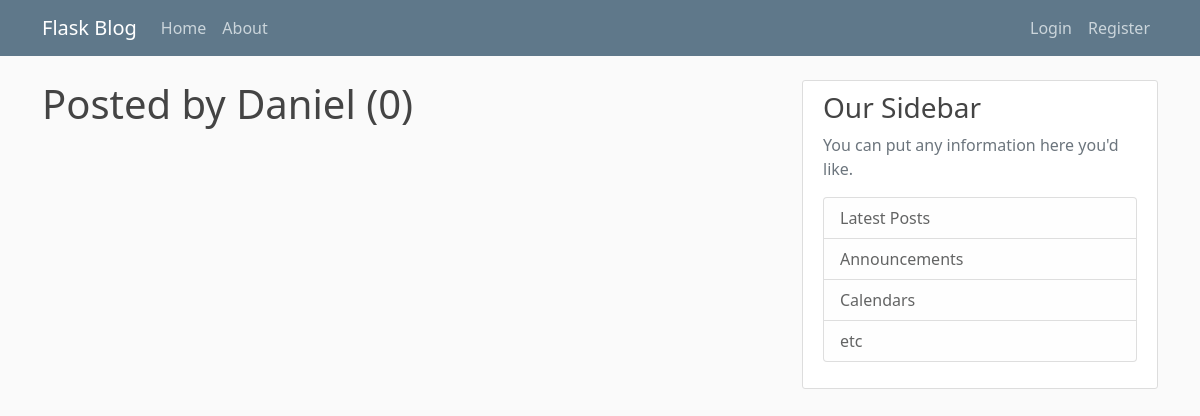
Page /home/user/Daniel on the earlier database version.
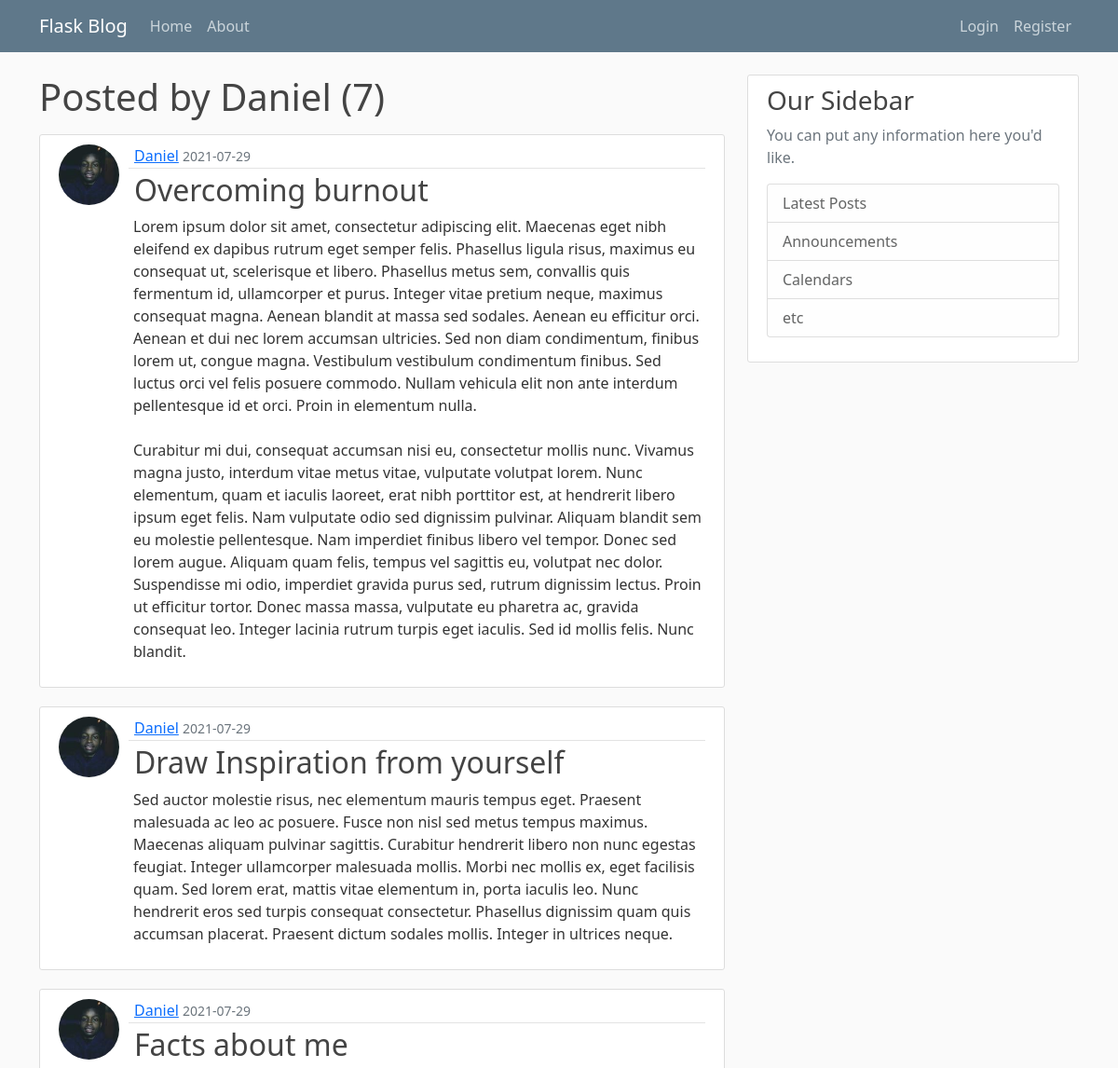
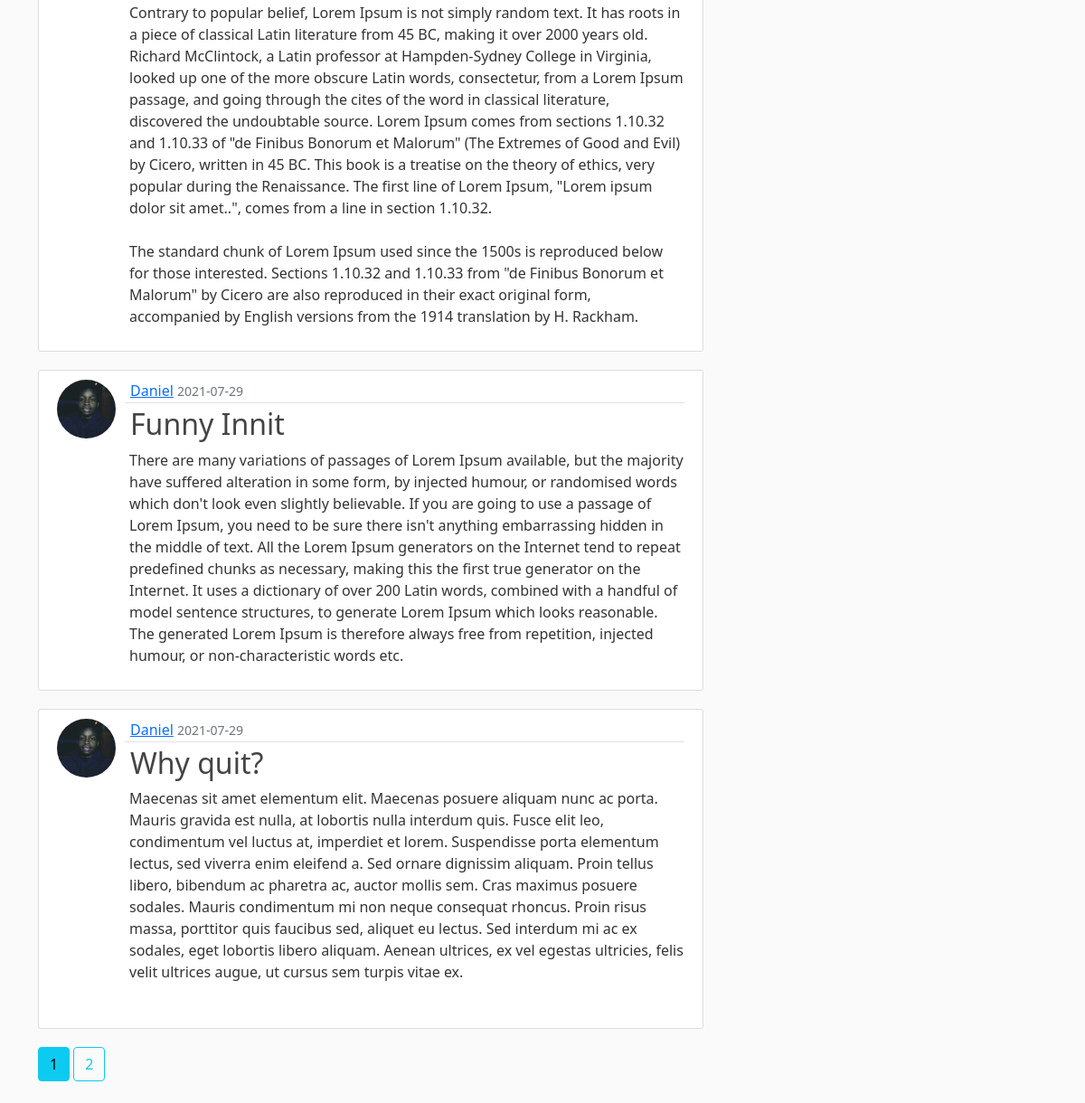
Same page on the later database version (2 pictures, top to bottom).
### flaskblog/models.py (models this page shows, shortened)
class Post(db.Model):
    id = db.Column(db.Integer, primary_key=True)
    title = db.Column(db.String(100),nullable=False)
    date_posted = db.Column(db.DateTime,nullable=False,default=datetime.utcnow)
    content = db.Column(db.Text,nullable=False)
    user_id = db.Column(db.Integer,db.ForeignKey('user.id'),nullable=False)

class User(db.Model,UserMixin):
    id = db.Column(db.Integer, primary_key=True)
    username = db.Column(db.String(15),unique=True,nullable=False)
    email = db.Column(db.String(120),unique=True,nullable=False)
    image_file = db.Column(db.String(20),nullable=False, default='default.jpg')
    password = db.Column(db.String(60),nullable=False)#hashing method to be used returns 60 characters
    posts = db.relationship('Post',backref='author',lazy=True)

### flaskblog/users/routes.py (the view)
@users.route("/home/user/<string:username>")
def user_post(username):
    page = request.args.get('page,1,type=int')
    user = User.query.filter_by(username=username).first_or_404()
    if user:
        posts = Post.query.filter_by(author=user).order_by(Post.date_posted.desc()).paginate(page=page,per_page=5)
    return render_template('user_posts.html',posts=posts,user=user)

### flaskblog/templates/user_posts.html
{%extends "layout.html"%}
{%block content%}
	<h1 class="mb-3">Posted by {{user.username}} ({{posts.total}})</h1>
	{%for post in posts.items %}
		<article class="media content-section">
		<img class="rounded-circle article-img" src="{{ url_for('static',filename='profile_pics/'+post.author.image_file) }}" ></img>
		  <div class="media-body">
		    <div class="article-metadata">
		      <a class="mr-2" href="{{url_for('users.user_post',username=post.author.username)}}">{{ post.author.username }}</a>
		      <small class="text-muted">{{ post.date_posted.strftime('%Y-%m-%d') }}</small>
		    </div>
		    <h2><a class="article-title" href="{{url_for('posts.post',post_id=post.id)}}">{{ post.title }}</a></h2>
		    <p class="article-content">{{ post.content }}</p>
		  </div>
		</article>
	{%endfor%}
	{% for page_num in posts.iter_pages()%}
		{% if page_num %}
			{%if posts.page == page_num%}
				<a class="btn btn-info mb-4" href="{{url_for('users.user_post',username=user.username,page=page_num)}}">{{page_num}}</a>
			{%else%}
				<a class="btn btn-outline-info mb-4" href="{{url_for('users.user_post',username=user.username,page=page_num)}}">{{page_num}}</a>
			{%endif%}
		{% else %}
			...
		{% endif %}
	{% endfor %}
{%endblock content%}

Differences in the rows shown:
added Post: image_file (picture), author.username "Daniel", date_posted "2021-07-29", title "Overcoming burnout", content "Lorem ipsum dolor sit amet, consectetur adipiscing elit. Maecenas eget nibh eleifend ex dapibus rutrum eget semper felis. Phasellus ligula risus, maximus eu consequat ut, scelerisque et libero. Phasellus metus sem, convallis quis fermentum id, ullamcorper et purus. Integer vitae pretium neque, maximus consequat magna. Aenean blandit at massa sed sodales. Aenean eu efficitur orci. Aenean et dui nec lorem accumsan ultricies. Sed non diam condimentum, finibus lorem ut, congue magna. Vestibulum vestibulum condimentum finibus. Sed luctus orci vel felis posuere commodo. Nullam vehicula elit non ante interdum pellentesque id et orci. Proin in elementum nulla. Curabitur mi dui, consequat accumsan…"
added Post: image_file (picture), author.username "Daniel", date_posted "2021-07-29", title "Draw Inspiration from yourself", content "Sed auctor molestie risus, nec elementum mauris tempus eget. Praesent malesuada ac leo ac posuere. Fusce non nisl sed metus tempus maximus. Maecenas aliquam pulvinar sagittis. Curabitur hendrerit libero non nunc egestas feugiat. Integer ullamcorper malesuada mollis. Morbi nec mollis ex, eget facilisis quam. Sed lorem erat, mattis vitae elementum in, porta iaculis leo. Nunc hendrerit eros sed turpis consequat consectetur. Phasellus dignissim quam quis accumsan placerat. Praesent dictum sodales mollis. Integer in ultrices neque."
added Post: image_file (picture), author.username "Daniel", date_posted "2021-07-29", title "Facts about me", content "Contrary to popular belief, Lorem Ipsum is not simply random text. It has roots in a piece of classical Latin literature from 45 BC, making it over 2000 years old. Richard McClintock, a Latin professor at Hampden-Sydney College in Virginia, looked up one of the more obscure Latin words, consectetur, from a Lorem Ipsum passage, and going through the cites of the word in classical literature, discovered the undoubtable source. Lorem Ipsum comes from sections 1.10.32 and 1.10.33 of \"de Finibus Bonorum et Malorum\" (The Extremes of Good and Evil) by Cicero, written in 45 BC. This book is a treatise on the theory of ethics, very popular during the Renaissance. The first line of Lorem Ipsum,…"
added Post: image_file (picture), author.username "Daniel", date_posted "2021-07-29", title "Funny Innit", content "There are many variations of passages of Lorem Ipsum available, but the majority have suffered alteration in some form, by injected humour, or randomised words which don't look even slightly believable. If you are going to use a passage of Lorem Ipsum, you need to be sure there isn't anything embarrassing hidden in the middle of text. All the Lorem Ipsum generators on the Internet tend to repeat predefined chunks as necessary, making this the first true generator on the Internet. It uses a dictionary of over 200 Latin words, combined with a handful of model sentence structures, to generate Lorem Ipsum which looks reasonable. The generated Lorem Ipsum is therefore always free from…"
added Post: image_file (picture), author.username "Daniel", date_posted "2021-07-29", title "Why quit?", content "Maecenas sit amet elementum elit. Maecenas posuere aliquam nunc ac porta. Mauris gravida est nulla, at lobortis nulla interdum quis. Fusce elit leo, condimentum vel luctus at, imperdiet et lorem. Suspendisse porta elementum lectus, sed viverra enim eleifend a. Sed ornare dignissim aliquam. Proin tellus libero, bibendum ac pharetra ac, auctor mollis sem. Cras maximus posuere sodales. Mauris condimentum mi non neque consequat rhoncus. Proin risus massa, porttitor quis faucibus sed, aliquet eu lectus. Sed interdum mi ac ex sodales, eget lobortis libero aliquam. Aenean ultrices, ex vel egestas ultricies, felis velit ultrices augue, ut cursus sem turpis vitae ex."
Other differences:
{{ posts.total }}: "0" → "7"
new list line: "1"
new list line: "2"
